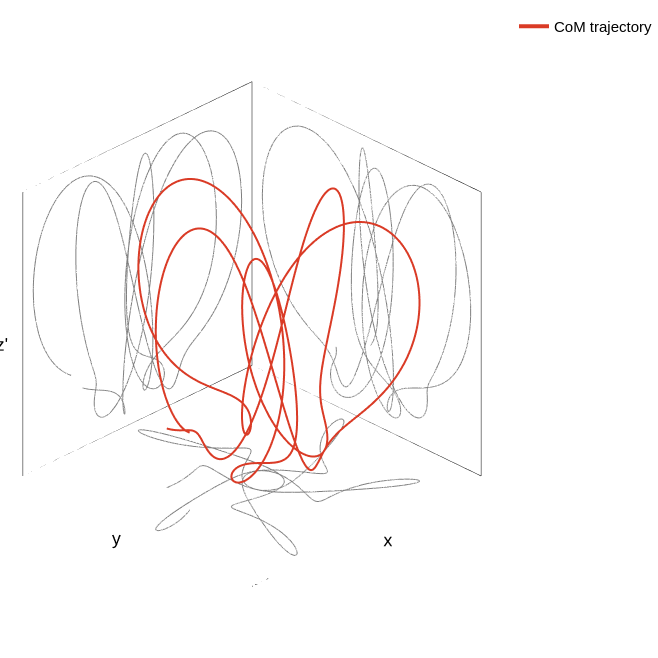

The notebook cell saved with this chart:
### Markdown cell above
## 7 — Lab-frame trajectory of the centre of mass

Under sustained gravity the body sinks at roughly constant velocity
$\langle v_z\rangle$ while rotating, so the lab-frame CoM trajectory is
near-vertical with a small horizontal swirl.  To make the rotation–
translation coupling visible we plot the trajectory in a **co-moving
frame**, $z'(t) = z(t) - \langle v_z\rangle\,t$, with the average vertical
drift subtracted.  Grey shadow projections on the three back walls of the
bounding cube reveal the orbital pattern of the swirl.

### Code cell
# Co-moving frame: subtract the mean vertical drift so the orbital pattern
# of the swirl is visible alongside the (much smaller) horizontal drift.
xs_t = positions[:, 0]
ys_t = positions[:, 1]
v_z_mean = (positions[-1, 2] - positions[0, 2]) / (DT * N_STEPS)
zs_t = positions[:, 2] - v_z_mean * (np.arange(N_STEPS) + 1) * DT


def _pad(lo, hi, frac=0.05):
    delta = max(hi - lo, 1e-12)
    return lo - frac * delta, hi + frac * delta


bounds = (
    _pad(xs_t.min(), xs_t.max()),
    _pad(ys_t.min(), ys_t.max()),
    _pad(zs_t.min(), zs_t.max()),
)

fig_com = figstyle.figure_3d(size="full", aspect=1.0)

# Outline only the three back panels (where the shadows land).
figstyle.add_back_panels(fig_com, *bounds, color=figstyle.COLORS["black"], width=1.0)

# Three planar shadows on those back walls.
figstyle.add_shadow(fig_com, xs_t, ys_t, zs_t, plane="xy_low", bounds=bounds)
figstyle.add_shadow(fig_com, xs_t, ys_t, zs_t, plane="xz_low", bounds=bounds)
figstyle.add_shadow(fig_com, xs_t, ys_t, zs_t, plane="yz_low", bounds=bounds)

# The trajectory itself, on top of everything.
fig_com.add_trace(go.Scatter3d(
    x=xs_t, y=ys_t, z=zs_t, mode="lines",
    line=dict(color=figstyle.COLORS["red"], width=4),
    name="CoM trajectory",
))

fig_com.update_layout(scene=dict(
    xaxis=dict(title="x", range=list(bounds[0])),
    yaxis=dict(title="y", range=list(bounds[1])),
    zaxis=dict(title="z'", range=list(bounds[2])),
))

figstyle.save(fig_com, "fig_3d_com", figdir=FIGDIR)
fig_com.show()

### Figure 1 — Plotly figure (JSON) as saved in the notebook; plotly's stock layout.template omitted (floating-point values rounded to 4 significant figures; data arrays with more than 128 entries replaced by an {"elided": "..."} marker saying what was removed)
{"data": [{"hoverinfo": "skip", "line": {"color": "#000000", "width": 1}, "mode": "lines", "showlegend": false, "type": "scatter3d", "x": [-12.76, 3.439], "y": [-7.641, -7.641], "z": [-2.469, -2.469]}, {"hoverinfo": "skip", "line": {"color": "#000000", "width": 1}, "mode": "lines", "showlegend": false, "type": "scatter3d", "x": [3.439, 3.439], "y": [-7.641, 7.149], "z": [-2.469, -2.469]}, {"hoverinfo": "skip", "line": {"color": "#000000", "width": 1}, "mode": "lines", "showlegend": false, "type": "scatter3d", "x": [3.439, -12.76], "y": [7.149, 7.149], "z": [-2.469, -2.469]}, {"hoverinfo": "skip", "line": {"color": "#000000", "width": 1}, "mode": "lines", "showlegend": false, "type": "scatter3d", "x": [-12.76, -12.76], "y": [7.149, -7.641], "z": [-2.469, -2.469]}, {"hoverinfo": "skip", "line": {"color": "#000000", "width": 1}, "mode": "lines", "showlegend": false, "type": "scatter3d", "x": [-12.76, 3.439], "y": [-7.641, -7.641], "z": [6.634, 6.634]}, {"hoverinfo": "skip", "line": {"color": "#000000", "width": 1}, "mode": "lines", "showlegend": false, "type": "scatter3d", "x": [-12.76, -12.76], "y": [-7.641, -7.641], "z": [-2.469, 6.634]}, {"hoverinfo": "skip", "line": {"color": "#000000", "width": 1}, "mode": "lines", "showlegend": false, "type": "scatter3d", "x": [3.439, 3.439], "y": [-7.641, -7.641], "z": [-2.469, 6.634]}, {"hoverinfo": "skip", "line": {"color": "#000000", "width": 1}, "mode": "lines", "showlegend": false, "type": "scatter3d", "x": [-12.76, -12.76], "y": [-7.641, 7.149], "z": [6.634, 6.634]}, {"hoverinfo": "skip", "line": {"color": "#000000", "width": 1}, "mode": "lines", "showlegend": false, "type": "scatter3d", "x": [-12.76, -12.76], "y": [7.149, 7.149], "z": [-2.469, 6.634]}, {"hoverinfo": "skip", "line": {"color": "#7F7F7F", "width": 2}, "mode": "lines", "opacity": 1, "showlegend": false, "type": "scatter3d", "x": {"elided": "4000 float values"}, "y": {"elided": "4000 float values"}, "z": {"elided": "4000 float values"}}, {"hoverinfo": "skip", "line": {"color": "#7F7F7F", "width": 2}, "mode": "lines", "opacity": 1, "showlegend": false, "type": "scatter3d", "x": {"elided": "4000 float values"}, "y": {"elided": "4000 float values"}, "z": {"elided": "4000 float values"}}, {"hoverinfo": "skip", "line": {"color": "#7F7F7F", "width": 2}, "mode": "lines", "opacity": 1, "showlegend": false, "type": "scatter3d", "x": {"elided": "4000 float values"}, "y": {"elided": "4000 float values"}, "z": {"elided": "4000 float values"}}, {"line": {"color": "#DA3B26", "width": 4}, "mode": "lines", "name": "CoM trajectory", "type": "scatter3d", "x": {"elided": "4000 float values"}, "y": {"elided": "4000 float values"}, "z": {"elided": "4000 float values"}}], "layout": {"height": 658, "margin": {"b": 0, "l": 0, "r": 0, "t": 10}, "scene": {"xaxis": {"range": [-12.76, 3.439], "title": {"text": "x"}}, "yaxis": {"range": [-7.641, 7.149], "title": {"text": "y"}}, "zaxis": {"range": [-2.469, 6.634], "title": {"text": "z'"}}}, "width": 658}}
